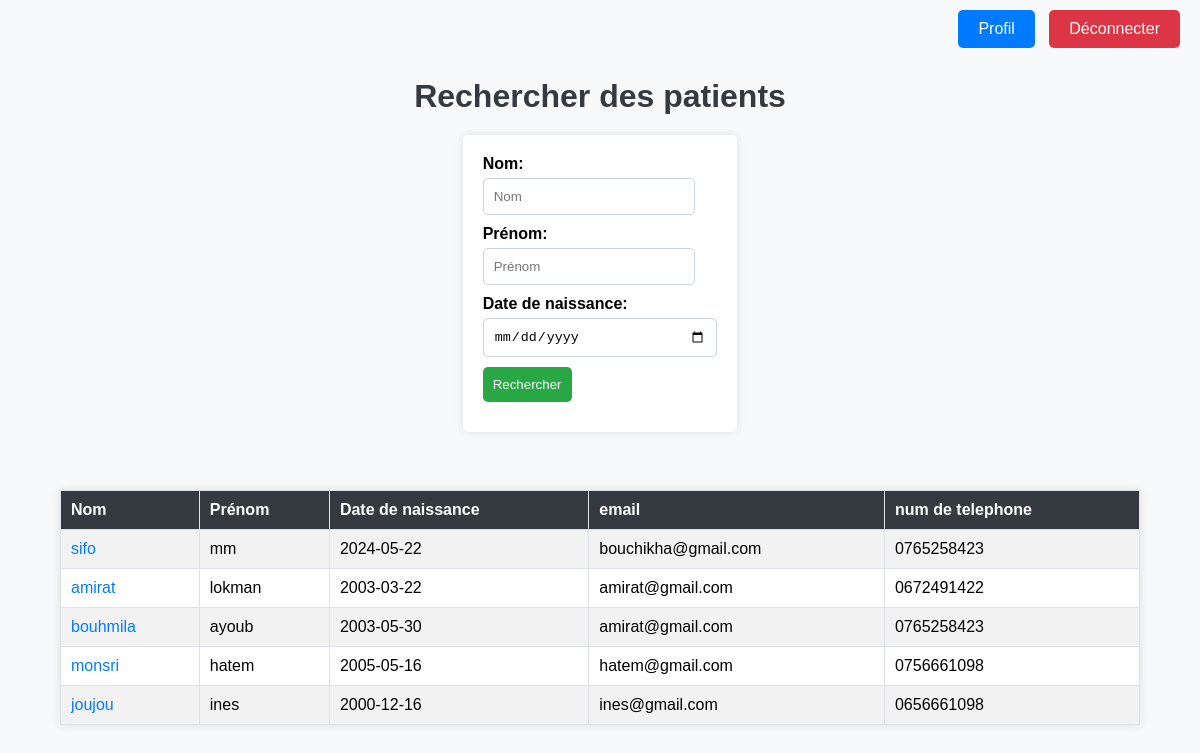
/recherch.php (signed in), run on the app's committed database.
### tables this page shows
CREATE TABLE `patient` (
  `patient_id` int(191) NOT NULL,
  `nom_p` varchar(191) NOT NULL,
  `prenom_p` varchar(191) NOT NULL,
  `email` varchar(191) NOT NULL,
  `datedenaissance` date NOT NULL,
  `genre` varchar(191) NOT NULL,
  `telephone` varchar(191) NOT NULL,
  `motdepasse` varchar(191) NOT NULL
);

### recherch.php (the view, shortened to what this page needs)
<?php
$idmedecin = $_SESSION['medecin_id'];
$bdd = new PDO('mysql:host=localhost;dbname=site', 'root', '');
$allusers = $bdd->prepare('SELECT * FROM patient ORDER BY patient_id DESC');
$allusers->execute();
$usersData = array();
while ($row = $allusers->fetch(PDO::FETCH_ASSOC)) {
    $usersData[] = $row;
}
?>
<!DOCTYPE html>
<html>
<head>
    <link rel="stylesheet" href="recherch.css">
</head>
<body>
<header>
    <div class="buttons">
        <button onclick="window.location.href='http://localhost/formation/profil_medecin.php'">Profil</button>
        <button class="logout" onclick="window.location.href='http://localhost/formation/profile.php'">Déconnecter</button>
    </div>
</header>
<h1>Rechercher des patients</h1>
<form method="GET">
    <label for="s_nom">Nom:</label>
    <input type="search" name="s_nom" placeholder="Nom">
    <label for="s_prenom">Prénom:</label>
    <input type="search" name="s_prenom" placeholder="Prénom">
    <label for="s_date">Date de naissance:</label>
    <input type="date" name="s_date" placeholder="Date de naissance">
    <input type="submit" name="envoyer" value="Rechercher">
</form>
<br>
<br>
<section class="afficher_utilisateur">
    <?php
    if(!empty($usersData)){
        echo "<table border='1'>
                <tr>
                    <th>Nom</th>
                    <th>Prénom</th>
                    <th>Date de naissance</th>
                    <th>email</th>
                    <th>num de telephone</th>
                </tr>";
        foreach ($usersData as $user) {
            echo "<tr>";
            echo "<td><a href='table_ordenance.php?id_medecin=".$idmedecin."&patient_id=".$user['patient_id']."'>". $user['nom_p']."</a></td>";
            echo "<td>".$user['prenom_p']."</td>";
            echo "<td>".$user['datedenaissance']."</td>";
            echo "<td>".$user['email']."</td>";
            echo "<td>".$user['telephone']."</td>";
            echo "</tr>";
        }
        echo "</table>";
    }else{
        ?>
        <p>Aucun utilisateur trouvé</p>
        <button id="add-patient-button" patient_id="adb" onclick="window.location.href='http://localhost/formation/regster.html'">Ajouter un Nv patient</button>
        <?php
    }
    ?>
</section>
</body>
</html>

### recherch.css (style rules this page uses)
body { font-family: Arial, sans-serif; background-color: #f8f9fa; margin: 0; padding: 0; text-align: center; }
h1 { color: #343a40; margin: 20px 0; }
header { background-color: #f8f9fa; padding: 10px 0; text-align: right; }
.buttons { margin-right: 20px; }
.buttons button { background-color: #007bff; color: white; border: none; padding: 10px 20px; margin-left: 10px; border-radius: 5px; cursor: pointer; font-size: 16px; }
.buttons button.logout { background-color: #dc3545; }
form { background-color: white; padding: 20px; border-radius: 5px; box-shadow: 0 0 10px rgba(0, 0, 0, 0.1); display: inline-block; text-align: left; margin-bottom: 20px; }
form label { display: block; margin-bottom: 5px; font-weight: bold; }
form input[type="search"], form input[type="date"], form input[type="submit"] { width: calc(100% - 22px); padding: 10px; margin-bottom: 10px; border: 1px solid #ced4da; border-radius: 5px; }
form input[type="submit"] { background-color: #28a745; color: white; border: none; cursor: pointer; width: auto; }
table { width: 90%; margin: 20px auto; border-collapse: collapse; background-color: white; box-shadow: 0 0 10px rgba(0, 0, 0, 0.1); }
table th, table td { padding: 10px; border: 1px solid #dee2e6; text-align: left; }
table th { background-color: #343a40; color: white; }
table tr:nth-child(even) { background-color: #f2f2f2; }
a { color: #007bff; text-decoration: none; }

### recherch.php (style rules this page uses)
body { font-family: Arial, sans-serif; background-color: #f8f9fa; margin: 0; padding: 0; text-align: center; }
h1 { color: #343a40; margin: 20px 0; }
header { background-color: #f8f9fa; padding: 10px 0; text-align: right; }
.buttons { margin-right: 20px; }
.buttons button { background-color: #007bff; color: white; border: none; padding: 10px 20px; margin-left: 10px; border-radius: 5px; cursor: pointer; font-size: 16px; }
.buttons button.logout { background-color: #dc3545; }
form { background-color: white; padding: 20px; border-radius: 5px; box-shadow: 0 0 10px rgba(0, 0, 0, 0.1); display: inline-block; text-align: left; margin-bottom: 20px; }
form label { display: block; margin-bottom: 5px; font-weight: bold; }
form input[type="search"], form input[type="date"], form input[type="submit"] { width: calc(100% - 22px); padding: 10px; margin-bottom: 10px; border: 1px solid #ced4da; border-radius: 5px; }
form input[type="submit"] { background-color: #28a745; color: white; border: none; cursor: pointer; width: auto; }
table { width: 90%; margin: 20px auto; border-collapse: collapse; background-color: white; box-shadow: 0 0 10px rgba(0, 0, 0, 0.1); }
table th, table td { padding: 10px; border: 1px solid #dee2e6; text-align: left; }
table th { background-color: #343a40; color: white; }
table tr:nth-child(even) { background-color: #f2f2f2; }
a { color: #007bff; text-decoration: none; }

### data on the page
patient: nom_p "sifo", prenom_p "mm", datedenaissance "2024-05-22", email "bouchikha@gmail.com", telephone "0765258423"
patient: nom_p "amirat", prenom_p "lokman", datedenaissance "2003-03-22", email "amirat@gmail.com", telephone "0672491422"
patient: nom_p "bouhmila", prenom_p "ayoub", datedenaissance "2003-05-30", email "amirat@gmail.com", telephone "0765258423"
patient: nom_p "monsri", prenom_p "hatem", datedenaissance "2005-05-16", email "hatem@gmail.com", telephone "0756661098"
patient: nom_p "joujou", prenom_p "ines", datedenaissance "2000-12-16", email "ines@gmail.com", telephone "0656661098"
